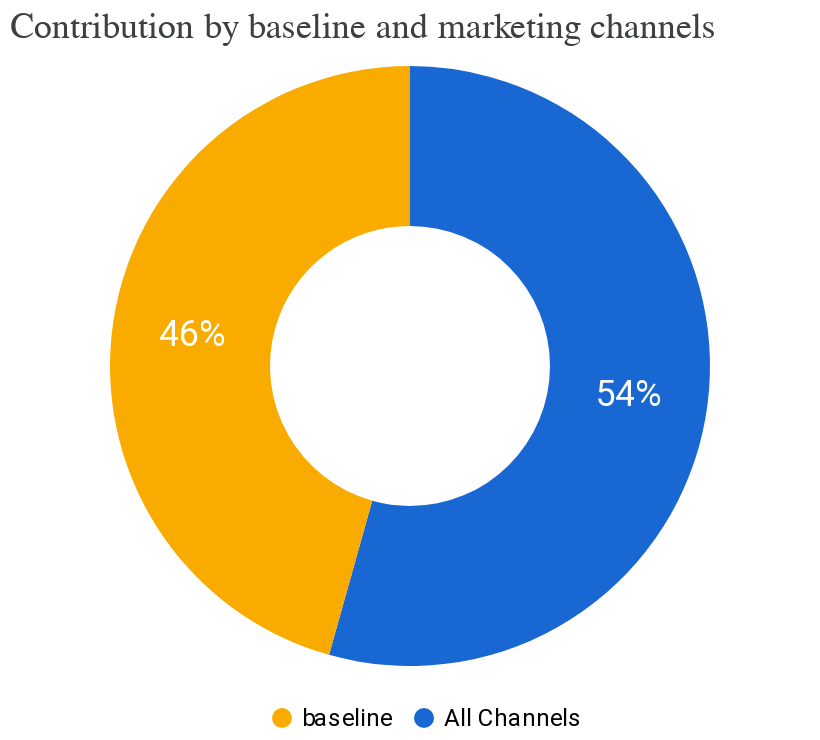

This figure's notebook cell:
### Code cell
media_summary.plot_contribution_pie_chart()

### Figure 1 — Vega-Lite specification as saved in the notebook (floating-point values rounded to 4 significant figures)
{"config": {"view": {"continuousWidth": 300, "continuousHeight": 300, "stroke": null}}, "layer": [{"mark": {"type": "arc", "innerRadius": 70, "outerRadius": 150}, "encoding": {"color": {"field": "channel", "legend": {"direction": "horizontal", "labelFont": "Roboto", "labelFontSize": 12, "legendX": 130, "legendY": 320, "orient": "none", "title": null}, "scale": {"domain": ["baseline", "All Channels"], "range": ["#F9AB00", "#1967D2"]}, "type": "nominal"}, "theta": {"field": "pct_of_contribution", "stack": true, "type": "quantitative"}}}, {"mark": {"type": "text", "fill": "white", "font": "Roboto", "radius": 110, "size": 18}, "encoding": {"color": {"field": "channel", "legend": {"direction": "horizontal", "labelFont": "Roboto", "labelFontSize": 12, "legendX": 130, "legendY": 320, "orient": "none", "title": null}, "scale": {"domain": ["baseline", "All Channels"], "range": ["#F9AB00", "#1967D2"]}, "type": "nominal"}, "text": {"field": "pct_of_contribution", "format": ".0%", "type": "quantitative"}, "theta": {"field": "pct_of_contribution", "stack": true, "type": "quantitative"}}}], "data": {"name": "data-c42d14848795f7ecb42bdd130e60f52a"}, "title": {"text": "Contribution by baseline and marketing channels", "anchor": "start", "color": "#3C4043", "font": "Google Sans Display", "fontSize": 18, "fontWeight": "normal", "offset": 10}, "width": 400, "$schema": "https://vega.github.io/schema/vega-lite/v5.20.1.json", "datasets": {"data-c42d14848795f7ecb42bdd130e60f52a": [{"channel": "All Channels", "incremental_outcome": 10250000.0, "pct_of_contribution": 0.5435}, {"channel": "baseline", "incremental_outcome": 8609000.0, "pct_of_contribution": 0.4565}]}}
